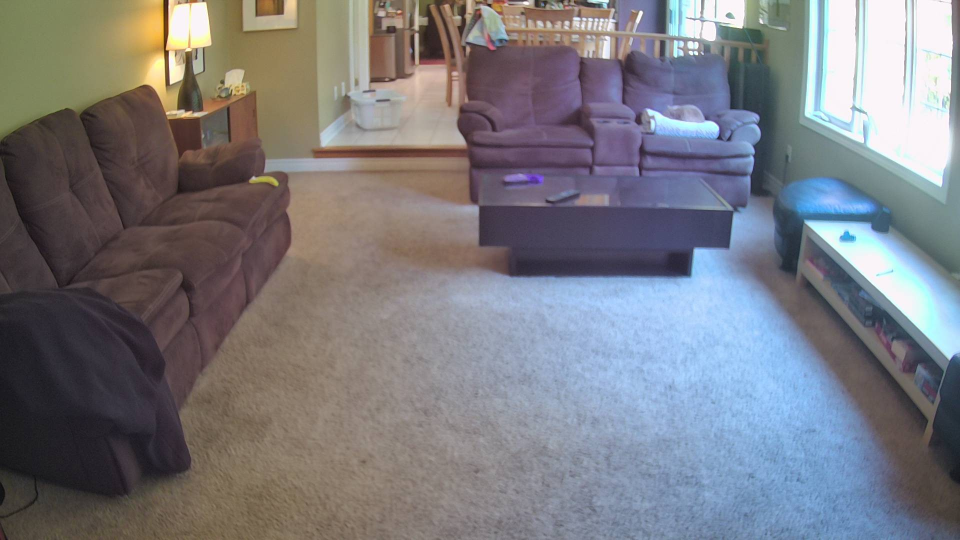
#> input picture python/test_images/fr_test.jpg, 1920 x 1080 px, found by its file name (shown at 1/2 size)
$ python test.py
#> lines starting #> are read from the running program, lines starting #| are printed output that depends on the picture
import numpy as np
import matplotlib.pyplot as plt
import cv2
import random

# Load the image
image_path = "python/test_images/fr_test.jpg"
image = cv2.imread(image_path)
#> image is the input picture: shape (1080, 1920, 3); mean B, G, R 127.6, 122.1, 122.4
image = cv2.cvtColor(image, cv2.COLOR_BGR2RGB)  # Convert BGR to RGB for correct color display in Matplotlib

# Define points
points = [(323, 900), (32, 587), [149, 572], (1770, 545), (1694, 474), (1126, 395), (528, 361), (1038, 360)]

# Plot the image
plt.figure(figsize=(10, 6))
plt.imshow(image)
# Plot points
for point in points:
    x, y = point if isinstance(point, tuple) else (point[0], point[1])  # Handle numpy arrays
    random_color = (random.random(), random.random(), random.random())
    plt.scatter(x, y, color=random_color, s=50, label=f'({x}, {y})' if 'label' not in locals() else "")

plt.legend()
plt.axis("off")
plt.show()
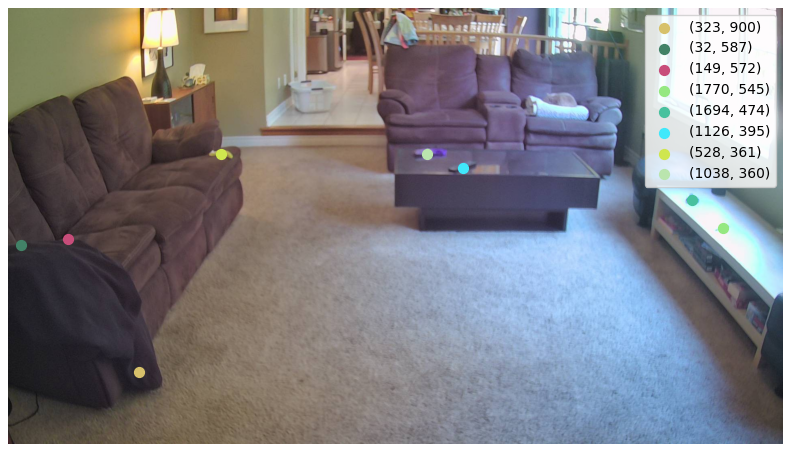
#> figure drawn by matplotlib, 1 panel

$ run again, with python/test_images/3_obj_darker.jpg copied over python/test_images/fr_test.jpg
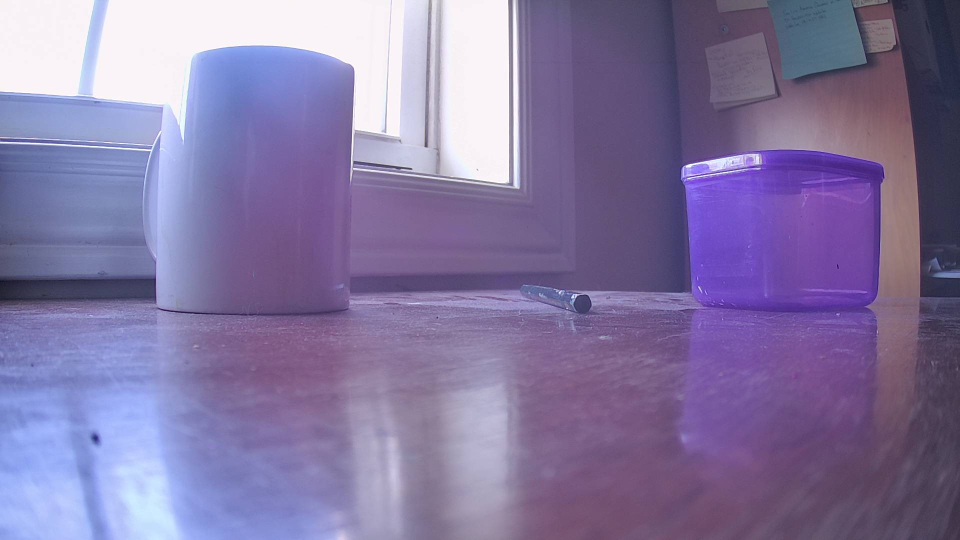
#> input picture python/test_images/3_obj_darker.jpg, 1920 x 1080 px, found by its file name (shown at 1/2 size)
#> image is the input picture: shape (1080, 1920, 3); mean B, G, R 162, 119.4, 131.7
#> `plt.show()`:
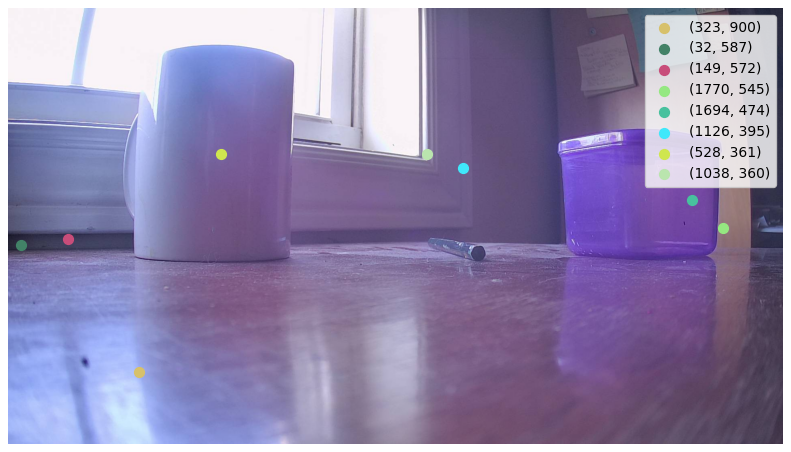
#> figure drawn by matplotlib, 1 panel

$ run again, with python/test_images/Picture1.jpg copied over python/test_images/fr_test.jpg
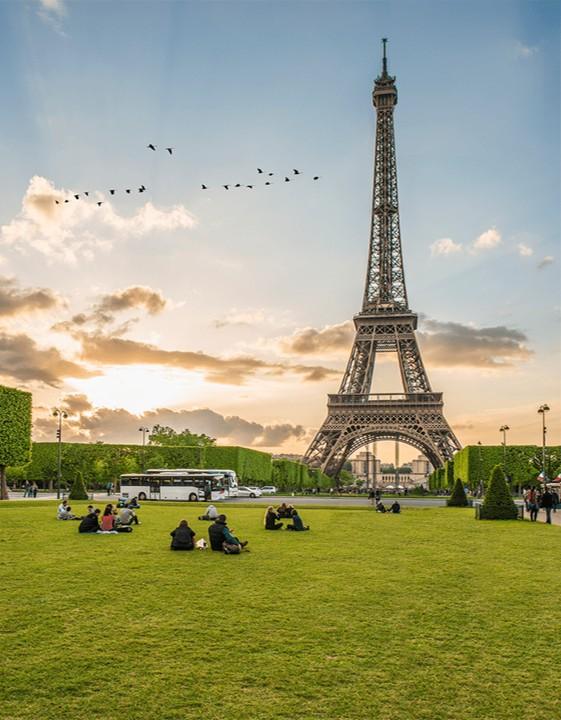
#> input picture python/test_images/Picture1.jpg, 561 x 720 px, found by its file name
#> image is the input picture: shape (720, 561, 3); mean B, G, R 125.1, 158.9, 157.7
#> `plt.show()`:
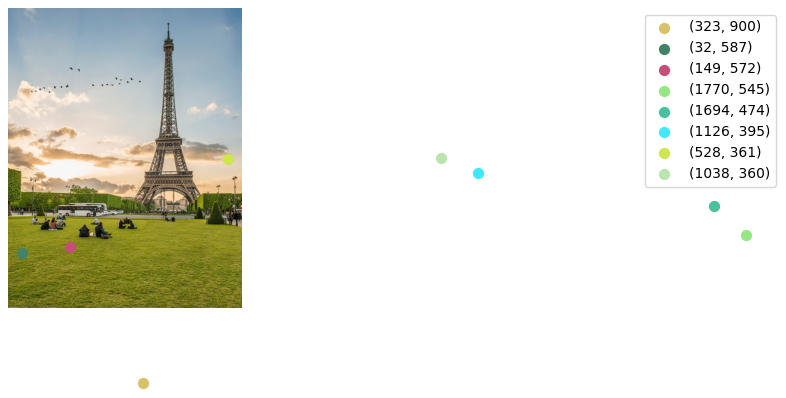
#> figure drawn by matplotlib, 1 panel
